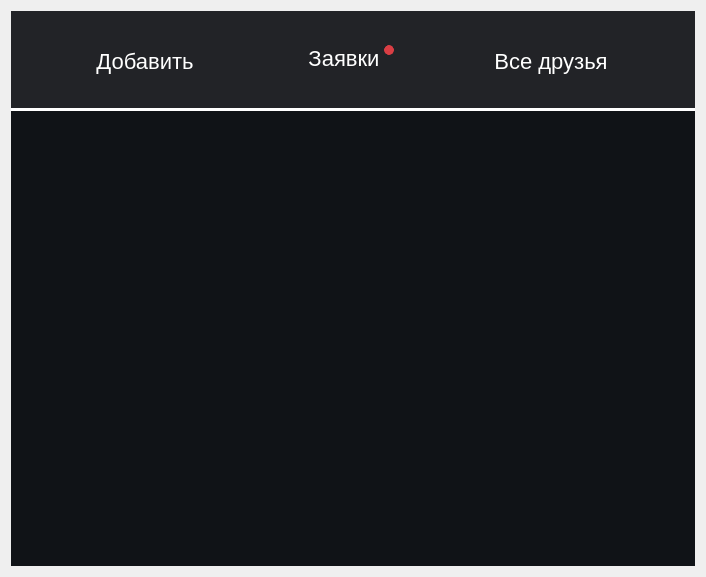
<?xml version="1.0" encoding="UTF-8"?>
<ui version="4.0">
 <class>Friends_page</class>
 <widget class="QWidget" name="Friends_page">
  <property name="geometry">
   <rect>
    <x>0</x>
    <y>0</y>
    <width>706</width>
    <height>577</height>
   </rect>
  </property>
  <property name="windowTitle">
   <string>Form</string>
  </property>
  <layout class="QVBoxLayout" name="verticalLayout">
   <item>
    <widget class="QFrame" name="Wrapper">
     <property name="styleSheet">
      <string notr="true">background-color:rgba(16,19,23,255);</string>
     </property>
     <layout class="QVBoxLayout" name="verticalLayout_2">
      <property name="spacing">
       <number>0</number>
      </property>
      <property name="leftMargin">
       <number>0</number>
      </property>
      <property name="topMargin">
       <number>0</number>
      </property>
      <property name="rightMargin">
       <number>0</number>
      </property>
      <property name="bottomMargin">
       <number>0</number>
      </property>
      <item>
       <widget class="QFrame" name="menu">
        <property name="minimumSize">
         <size>
          <width>100</width>
          <height>100</height>
         </size>
        </property>
        <property name="styleSheet">
         <string notr="true">QFrame {
	border-bottom:3px solid white;
	background-color:rgba(34,35,39,255);
}
QPushButton {
    color: white;
	font-size:22px;
    border: none;
    border-radius: 15px;
	padding: 10px;
	background-color:none;
}

QPushButton:hover {
    /* Эффект туманности сверху с прозрачностью */
    background-color: rgba(229, 229, 229, 55)
}
QPushButton:checked {
	background-color: rgba(229, 229, 229, 55);
}
</string>
        </property>
        <layout class="QHBoxLayout" name="horizontalLayout">
         <property name="leftMargin">
          <number>0</number>
         </property>
         <property name="topMargin">
          <number>12</number>
         </property>
         <property name="rightMargin">
          <number>1</number>
         </property>
         <property name="bottomMargin">
          <number>11</number>
         </property>
         <item>
          <widget class="QPushButton" name="add_friend">
           <property name="sizePolicy">
            <sizepolicy hsizetype="Fixed" vsizetype="Fixed">
             <horstretch>0</horstretch>
             <verstretch>0</verstretch>
            </sizepolicy>
           </property>
           <property name="cursor">
            <cursorShape>PointingHandCursor</cursorShape>
           </property>
           <property name="text">
            <string>Добавить</string>
           </property>
           <property name="icon">
            <iconset resource="../res-rec.qrc">
             <normaloff>:/icons/icon/person_add_24dp_FFFFFF_FILL0_wght400_GRAD0_opsz24.svg</normaloff>:/icons/icon/person_add_24dp_FFFFFF_FILL0_wght400_GRAD0_opsz24.svg</iconset>
           </property>
           <property name="iconSize">
            <size>
             <width>30</width>
             <height>30</height>
            </size>
           </property>
           <property name="checkable">
            <bool>false</bool>
           </property>
           <property name="autoRepeat">
            <bool>false</bool>
           </property>
          </widget>
         </item>
         <item alignment="Qt::AlignVCenter">
          <widget class="QFrame" name="horizontalFrame">
           <property name="sizePolicy">
            <sizepolicy hsizetype="Fixed" vsizetype="Preferred">
             <horstretch>0</horstretch>
             <verstretch>0</verstretch>
            </sizepolicy>
           </property>
           <property name="minimumSize">
            <size>
             <width>100</width>
             <height>70</height>
            </size>
           </property>
           <property name="maximumSize">
            <size>
             <width>16777215</width>
             <height>50</height>
            </size>
           </property>
           <property name="styleSheet">
            <string notr="true">QFrame {
border:none;
}

QPushButton:hover {
    /* Эффект туманности сверху с прозрачностью */
    background-color: rgba(229, 229, 229, 55)
}
QPushButton:checked {
	background-color: rgba(229, 229, 229, 55);
}</string>
           </property>
           <layout class="QHBoxLayout" name="horizontalLayout_2">
            <item alignment="Qt::AlignVCenter">
             <widget class="QWidget" name="widget" native="true">
              <property name="minimumSize">
               <size>
                <width>100</width>
                <height>70</height>
               </size>
              </property>
              <property name="maximumSize">
               <size>
                <width>91</width>
                <height>16777215</height>
               </size>
              </property>
              <property name="styleSheet">
               <string notr="true">QWidget {
background:none;
}

QPushButton:hover {
    /* Эффект туманности сверху с прозрачностью */
    background-color: rgba(229, 229, 229, 55)
}
QPushButton:checked {
	background-color: rgba(229, 229, 229, 55);
}</string>
              </property>
              <widget class="QPushButton" name="requests_button">
               <property name="geometry">
                <rect>
                 <x>0</x>
                 <y>0</y>
                 <width>100</width>
                 <height>47</height>
                </rect>
               </property>
               <property name="sizePolicy">
                <sizepolicy hsizetype="Fixed" vsizetype="Fixed">
                 <horstretch>0</horstretch>
                 <verstretch>0</verstretch>
                </sizepolicy>
               </property>
               <property name="cursor">
                <cursorShape>PointingHandCursor</cursorShape>
               </property>
               <property name="text">
                <string>Заявки</string>
               </property>
               <property name="checkable">
                <bool>false</bool>
               </property>
              </widget>
              <widget class="QPushButton" name="friends_alert">
               <property name="geometry">
                <rect>
                 <x>90</x>
                 <y>10</y>
                 <width>10</width>
                 <height>10</height>
                </rect>
               </property>
               <property name="sizePolicy">
                <sizepolicy hsizetype="Fixed" vsizetype="Fixed">
                 <horstretch>0</horstretch>
                 <verstretch>0</verstretch>
                </sizepolicy>
               </property>
               <property name="maximumSize">
                <size>
                 <width>10</width>
                 <height>10</height>
                </size>
               </property>
               <property name="styleSheet">
                <string notr="true">border:1px solid #DA3E44;
background:#DA3E44;
border-radius:5%;
text-align: center; </string>
               </property>
               <property name="text">
                <string/>
               </property>
              </widget>
             </widget>
            </item>
           </layout>
          </widget>
         </item>
         <item>
          <widget class="QPushButton" name="friends">
           <property name="sizePolicy">
            <sizepolicy hsizetype="Fixed" vsizetype="Fixed">
             <horstretch>0</horstretch>
             <verstretch>0</verstretch>
            </sizepolicy>
           </property>
           <property name="cursor">
            <cursorShape>PointingHandCursor</cursorShape>
           </property>
           <property name="text">
            <string>Все друзья</string>
           </property>
          </widget>
         </item>
        </layout>
       </widget>
      </item>
      <item>
       <widget class="QStackedWidget" name="stackedWidget">
        <widget class="QWidget" name="page"/>
        <widget class="QWidget" name="page_2"/>
       </widget>
      </item>
     </layout>
    </widget>
   </item>
  </layout>
 </widget>
 <resources>
  <include location="../res-rec.qrc"/>
 </resources>
 <connections/>
</ui>
